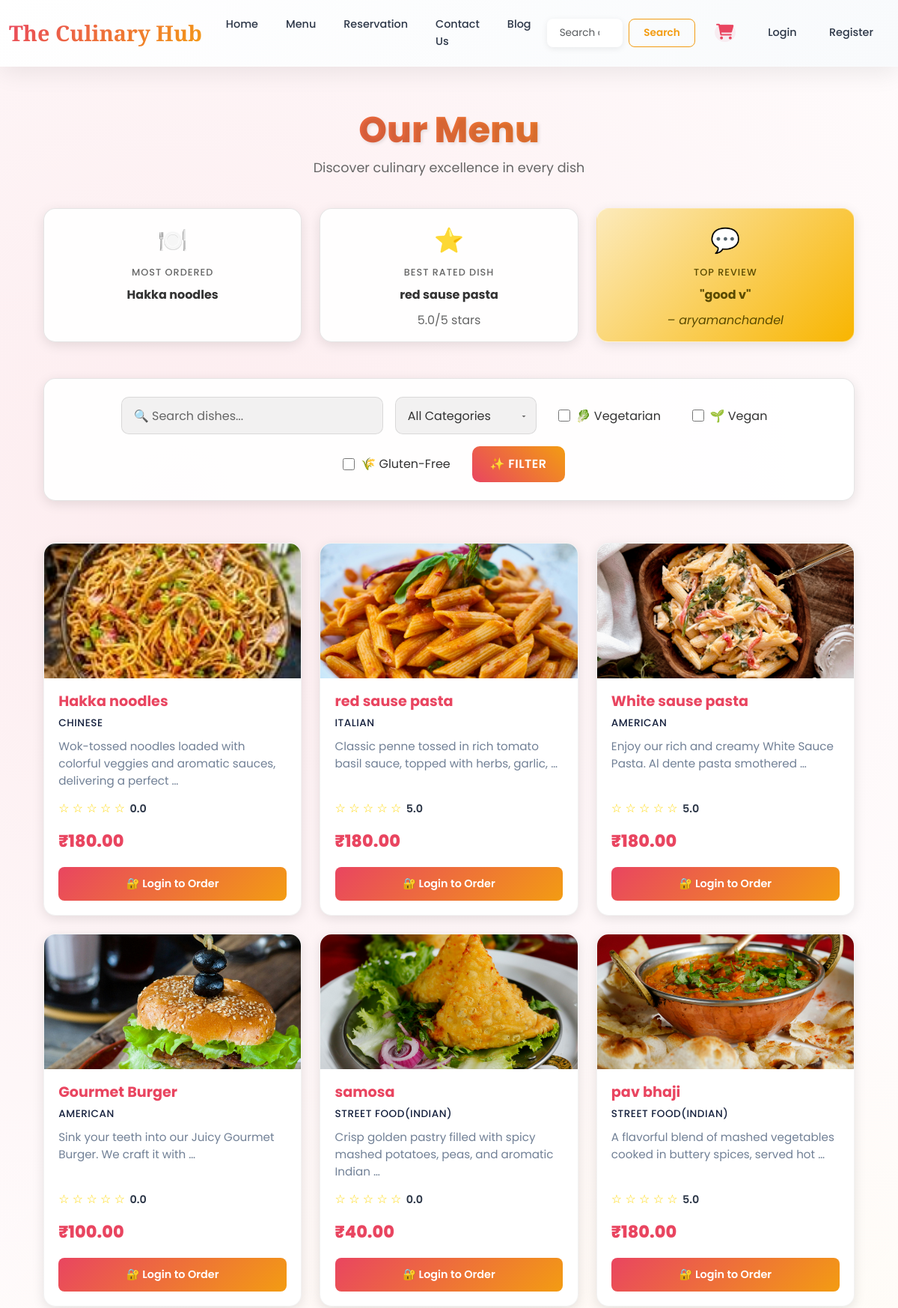
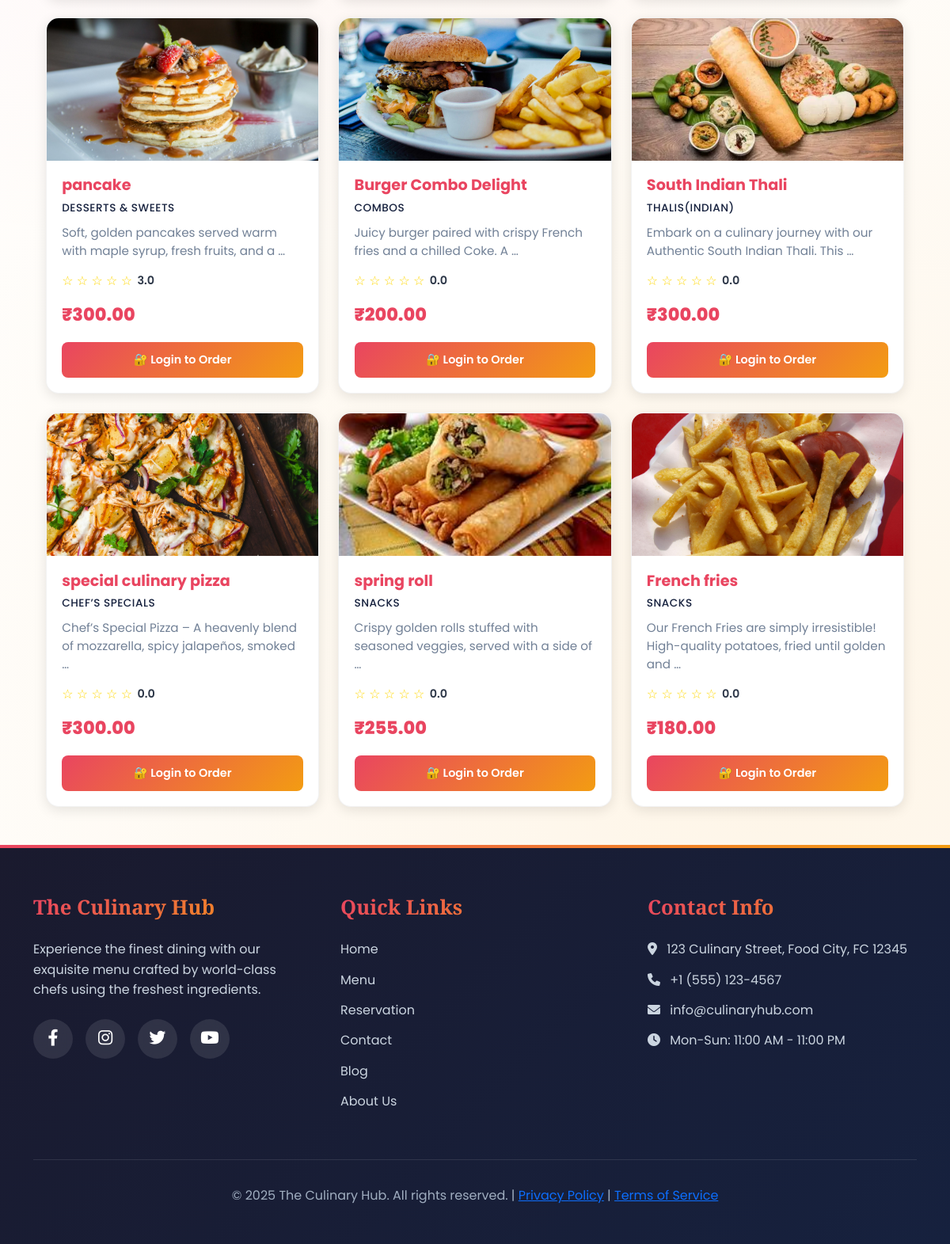
The app's page /menu/ with its own data (2 pictures, top to bottom).
### menu/models.py (models this page shows, shortened)
class MenuItem(models.Model):
    name = models.CharField(max_length=100)
    description = models.TextField()
    price = models.DecimalField(max_digits=6, decimal_places=2)
    image = models.ImageField(upload_to='menu_images/', null=True, blank=True)
    category = models.ForeignKey(Category, on_delete=models.CASCADE, related_name='menu_items', default=1)
    is_vegetarian = models.BooleanField(default=False)
    is_vegan = models.BooleanField(default=False)
    is_gluten_free = models.BooleanField(default=False)
    order_count = models.PositiveIntegerField(default=0)  # Track popularity

class Review(models.Model):
    item = models.ForeignKey(MenuItem, related_name='reviews', on_delete=models.CASCADE)
    user = models.ForeignKey(User, on_delete=models.CASCADE)
    rating = models.IntegerField(choices=[(i, i) for i in range(1, 6)])
    comment = models.TextField()
    created_at = models.DateTimeField(auto_now_add=True)
    class Meta:
        unique_together = ('item', 'user')  # One review per user per item

class Category(models.Model):
    name = models.CharField(max_length=100)

### menu/views.py (the view)
# urls.py: path('', views.index, name='index'),
def index(request):
    items = MenuItem.objects.annotate(avg_rating=Avg('reviews__rating'))
    categories = Category.objects.all()
    q = request.GET.get("q")
    if q:
        items = items.filter(name__icontains=q)
    category_id = request.GET.get("category")
    if category_id:
        items = items.filter(category__id=category_id)
    if request.GET.get("veg"):
        items = items.filter(is_vegetarian=True)
    if request.GET.get("vegan"):
        items = items.filter(is_vegan=True)
    if request.GET.get("gluten"):
        items = items.filter(is_gluten_free=True)
    most_ordered = MenuItem.objects.order_by('-order_count').first()
    best_dish = MenuItem.objects.annotate(avg_rating=Avg('reviews__rating')).order_by('-avg_rating').first()
    top_review = Review.objects.select_related('item', 'user').order_by('-created_at').first()
    return render(request, 'menu/index.html', {
        'items': items,
        'categories': categories,
        'most_ordered': most_ordered,
        'best_dish': best_dish,
        'top_review': top_review,
    })

### menu/templates/menu/index.html (shortened to what this page needs)
{% extends 'base.html' %}
{% load static %}
{% block content %}
<div class="container menu-content-overlay">
    <div class="floating-header">
        <h1>Our Menu</h1>
        <p>Discover culinary excellence in every dish</p>
    </div>
    <div class="highlights-section">
        <div class="row g-4">
            <div class="col-lg-4 col-md-6">
                <div class="highlight-card">
                    <span class="icon">🍽️</span>
                    <h6>Most Ordered</h6>
                    {% if most_ordered %}
                        <div class="value">{{ most_ordered.name }}</div>
                    {% else %}
                        <div class="value">No data yet</div>
                    {% endif %}
                </div>
            </div>
            <div class="col-lg-4 col-md-6">
                <div class="highlight-card">
                    <span class="icon">⭐</span>
                    <h6>Best Rated Dish</h6>
                    {% if best_dish %}
                        <div class="value">{{ best_dish.name }}</div>
                        <div style="color: var(--text-menu-light); margin-top: 0.5rem;">
                            {{ best_dish.avg_rating|floatformat:1 }}/5 stars
                        </div>
                    {% else %}
                        <div class="value">No data yet</div>
                    {% endif %}
                </div>
            </div>
            <div class="col-lg-4 col-md-12">
                <div class="highlight-card top-review-card">
                    <span class="icon">💬</span>
                    <h6>Top Review</h6>
                    {% if top_review %}
                        <div class="value">"{{ top_review.comment|truncatewords:8 }}"</div>
                        <div style="margin-top: 0.5rem; font-style: italic; color: inherit;">
                            – {{ top_review.user.username }}
                        </div>
                    {% else %}
                        <div class="value">No reviews yet</div>
                    {% endif %}
                </div>
            </div>
        </div>
    </div>
    <div class="filters-section">
        <form method="get" class="filter-container">
            <input type="text" name="q" class="filter-input" placeholder="🔍 Search dishes..." value="{{ request.GET.q }}">
            <select name="category" class="filter-select">
                <option value="">All Categories</option>
            </select>
            <label class="filter-checkbox">
                <input type="checkbox" name="veg" {% if request.GET.veg %}checked{% endif %}>
                <span>🥬 Vegetarian</span>
            </label>
            <label class="filter-checkbox">
                <input type="checkbox" name="vegan" {% if request.GET.vegan %}checked{% endif %}>
                <span>🌱 Vegan</span>
            </label>
            <label class="filter-checkbox">
                <input type="checkbox" name="gluten" {% if request.GET.gluten %}checked{% endif %}>
                <span>🌾 Gluten-Free</span>
            </label>
            <button type="submit" class="filter-btn">✨ Filter</button>
        </form>
    </div>
    <div class="menu-grid">
        {% for item in items %}
            <div class="menu-card" style="--delay: {{ forloop.counter0|floatformat:1 }}s;">
                <img src="{{ item.image.url }}" class="menu-card-image" alt="{{ item.name }}">
                <div class="menu-card-body">
                    <h3 class="menu-card-title">{{ item.name }}</h3>
                    <div class="menu-card-category">{{ item.category.name }}</div>
                    <p class="menu-card-description">{{ item.description|truncatewords:12 }}</p>
                    <div class="menu-card-rating">
                        <span class="rating-stars">
                            {% with item.avg_rating|default:"0"|floatformat:0 as rating %}
                                {% for i in "12345" %}
                                    {% if forloop.counter <= rating %}⭐{% else %}☆{% endif %}
                                {% endfor %}
                            {% endwith %}
                        </span>
                        <span class="rating-value">{{ item.avg_rating|default:"0.0"|floatformat:1 }}</span>
                    </div>
                    <div class="menu-card-price">₹{{ item.price }}</div>
                    <div class="menu-card-actions">
                        {% if user.is_authenticated %}
                            <a href="{% url 'menu:add_to_cart' item.id %}" class="menu-btn menu-btn-primary">
                                🛒 Add to Cart
                            </a>
                            <a href="{% url 'menu:add_review' item.id %}" class="menu-btn menu-btn-secondary">
                                📝 Review
                            </a>
                        {% else %}
                            <a href="{% url 'home:login' %}?next={% url 'menu:index' %}" class="menu-btn menu-btn-primary">
                                🔐 Login to Order
                            </a>
                        {% endif %}
                    </div>
                </div>
            </div>
        {% endfor %}
    </div>
</div>
{% endblock %}

### templates/base.html (shortened to what this page needs)
{% load static %}
<!DOCTYPE html>
<html lang="en">
<head>
  <link href="https://cdn.jsdelivr.net/npm/bootstrap@5.3.7/dist/css/bootstrap.min.css" rel="stylesheet">
  <link href="https://cdnjs.cloudflare.com/ajax/libs/font-awesome/6.0.0-beta3/css/all.min.css" rel="stylesheet">
</head>
<body class="bg-pattern">
  <nav class="navbar navbar-expand-lg navbar-light">
    <div class="container-fluid">
      <a class="navbar-brand" href="{% url 'home:home' %}">The Culinary Hub</a>
      <div class="collapse navbar-collapse" id="navbarNavDropdown">
        <ul class="navbar-nav me-auto mb-2 mb-lg-0">
          <li class="nav-item"><a class="nav-link" href="{% url 'home:home' %}">Home</a></li>
          <li class="nav-item"><a class="nav-link" href="{% url 'menu:index' %}">Menu</a></li>
          <li class="nav-item"><a class="nav-link" href="{% url 'home:reservation' %}">Reservation</a></li>
          <li class="nav-item"><a class="nav-link" href="{% url 'home:contact' %}">Contact Us</a></li>
          <li class="nav-item"><a class="nav-link" href="{% url 'home:blog_list' %}">Blog</a></li>
        </ul>
        <form class="d-flex" method="get" action="{% url 'menu:index' %}">
          <input class="form-control me-2" type="search" name="q" placeholder="Search delicious food..." value="{{ request.GET.q }}">
          <button class="btn btn-outline-success" type="submit">Search</button>
        </form>
        <ul class="navbar-nav align-items-center">
          <li class="nav-item">
            <a class="nav-link position-relative" href="{% url 'menu:cart' %}">
              <i class="fas fa-shopping-cart"></i>
            </a>
          </li>
          {% if user.is_authenticated %}
            <li class="nav-item dropdown">
              <a class="nav-link dropdown-toggle d-flex align-items-center" href="#" role="button" data-bs-toggle="dropdown">
                <i class="fas fa-user-circle"></i>
              </a>
              <ul class="dropdown-menu dropdown-menu-end">
                <li><a class="dropdown-item" href="{% url 'home:profile' %}"><i class="fas fa-user me-2"></i>Profile</a></li>
                <li><hr class="dropdown-divider"></li>
                <li>
                  <form method="post" action="{% url 'home:logout' %}">
                    {% csrf_token %}
                    <button type="submit" class="dropdown-item text-danger" style="border: none; background: none;">
                      <i class="fas fa-sign-out-alt me-2"></i>Logout
                    </button>
                  </form>
                </li>
              </ul>
            </li>
          {% else %}
            <li class="nav-item"><a class="nav-link" href="{% url 'home:login' %}">Login</a></li>
            <li class="nav-item"><a class="nav-link" href="{% url 'home:register' %}">Register</a></li>
          {% endif %}
        </ul>
      </div>
    </div>
  </nav>
  <div class="container mt-4">
    {% block content %}{% endblock %}
  </div>
  <footer>
    <div class="container">
      <div class="footer-content">
        <div class="footer-section">
          <h3>The Culinary Hub</h3>
          <p>Experience the finest dining with our exquisite menu crafted by world-class chefs using the freshest ingredients.</p>
          <div class="social-links">
            <a href="https://facebook.com" target="_blank"><i class="fab fa-facebook-f"></i></a>
            <a href="https://instagram.com" target="_blank"><i class="fab fa-instagram"></i></a>
            <a href="https://twitter.com" target="_blank"><i class="fab fa-twitter"></i></a>
            <a href="https://youtube.com" target="_blank"><i class="fab fa-youtube"></i></a>
          </div>
        </div>
        <div class="footer-section">
          <h3>Quick Links</h3>
          <a href="{% url 'home:home' %}">Home</a>
          <a href="{% url 'menu:index' %}">Menu</a>
          <a href="{% url 'home:reservation' %}">Reservation</a>
          <a href="{% url 'home:contact' %}">Contact</a>
          <a href="{% url 'home:blog_list' %}">Blog</a>
          <a href="#">About Us</a>
        </div>
        <div class="footer-section">
          <h3>Contact Info</h3>
          <p><i class="fas fa-map-marker-alt me-2"></i> 123 Culinary Street, Food City, FC 12345</p>
          <p><i class="fas fa-phone me-2"></i> +1 (555) 123-4567</p>
          <p><i class="fas fa-envelope me-2"></i> info@culinaryhub.com</p>
          <p><i class="fas fa-clock me-2"></i> Mon-Sun: 11:00 AM - 11:00 PM</p>
        </div>
      </div>
      <div class="footer-bottom">
        <p>© 2025 The Culinary Hub. All rights reserved. | <a href="#">Privacy Policy</a> | <a href="#">Terms of Service</a></p>
      </div>
    </div>
  </footer>
</body>
</html>

### records on screen
MenuItem: name "Hakka noodles", image (picture), category.name "CHINESE", description "Wok-tossed noodles loaded with colorful veggies and aromatic sauces, delivering a perfect …", avg_rating "0.0", price "180.00"
MenuItem: name "red sause pasta", avg_rating "5.0", image (picture), category.name "ITALIAN", description "Classic penne tossed in rich tomato basil sauce, topped with herbs, garlic, …", price "180.00"
Review: comment "good v", user.username "aryamanchandel"
MenuItem: image (picture), name "White sause pasta", category.name "AMERICAN", description "Enjoy our rich and creamy White Sauce Pasta. Al dente pasta smothered …", avg_rating "5.0", price "180.00"
MenuItem: image (picture), name "Gourmet Burger", category.name "AMERICAN", description "Sink your teeth into our Juicy Gourmet Burger. We craft it with …", avg_rating "0.0", price "100.00"
MenuItem: image (picture), name "samosa", category.name "STREET FOOD(INDIAN)", description "Crisp golden pastry filled with spicy mashed potatoes, peas, and aromatic Indian …", avg_rating "0.0", price "40.00"
MenuItem: image (picture), name "pav bhaji", category.name "STREET FOOD(INDIAN)", description "A flavorful blend of mashed vegetables cooked in buttery spices, served hot …", avg_rating "5.0", price "180.00"
MenuItem: image (picture), name "pancake", category.name "DESSERTS & SWEETS", description "Soft, golden pancakes served warm with maple syrup, fresh fruits, and a …", avg_rating "3.0", price "300.00"
MenuItem: image (picture), name "Burger Combo Delight", category.name "COMBOS", description "Juicy burger paired with crispy French fries and a chilled Coke. A …", avg_rating "0.0", price "200.00"
MenuItem: image (picture), name "South Indian Thali", category.name "THALIS(INDIAN)", description "Embark on a culinary journey with our Authentic South Indian Thali. This …", avg_rating "0.0", price "300.00"
MenuItem: image (picture), name "special culinary pizza", category.name "CHEF’S SPECIALS", description "Chef’s Special Pizza – A heavenly blend of mozzarella, spicy jalapeños, smoked …", avg_rating "0.0", price "300.00"
MenuItem: image (picture), name "spring roll", category.name "SNACKS", description "Crispy golden rolls stuffed with seasoned veggies, served with a side of …", avg_rating "0.0", price "255.00"
MenuItem: image (picture), name "French fries", category.name "SNACKS", description "Our French Fries are simply irresistible! High-quality potatoes, fried until golden and …", avg_rating "0.0", price "180.00"
